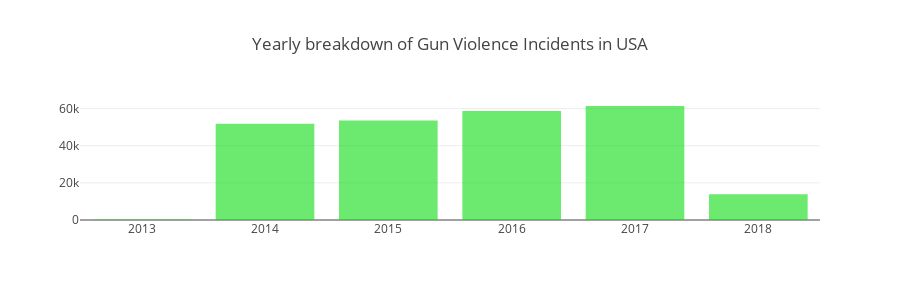

Write notebook code for a chart like this one.
### Code cell
iplot(fig)

### Figure 1 — Plotly figure (JSON) as saved in the notebook; plotly's stock layout.template omitted (floating-point values rounded to 4 significant figures)
{"data": [{"marker": {"color": "rgba(10,220,15,0.6)"}, "type": "bar", "x": [2017, 2016, 2015, 2014, 2018, 2013], "y": [61401, 58763, 53579, 51854, 13802, 278]}], "layout": {"height": 300, "legend": {"orientation": "h"}, "title": "Yearly breakdown of Gun Violence Incidents in USA"}}
